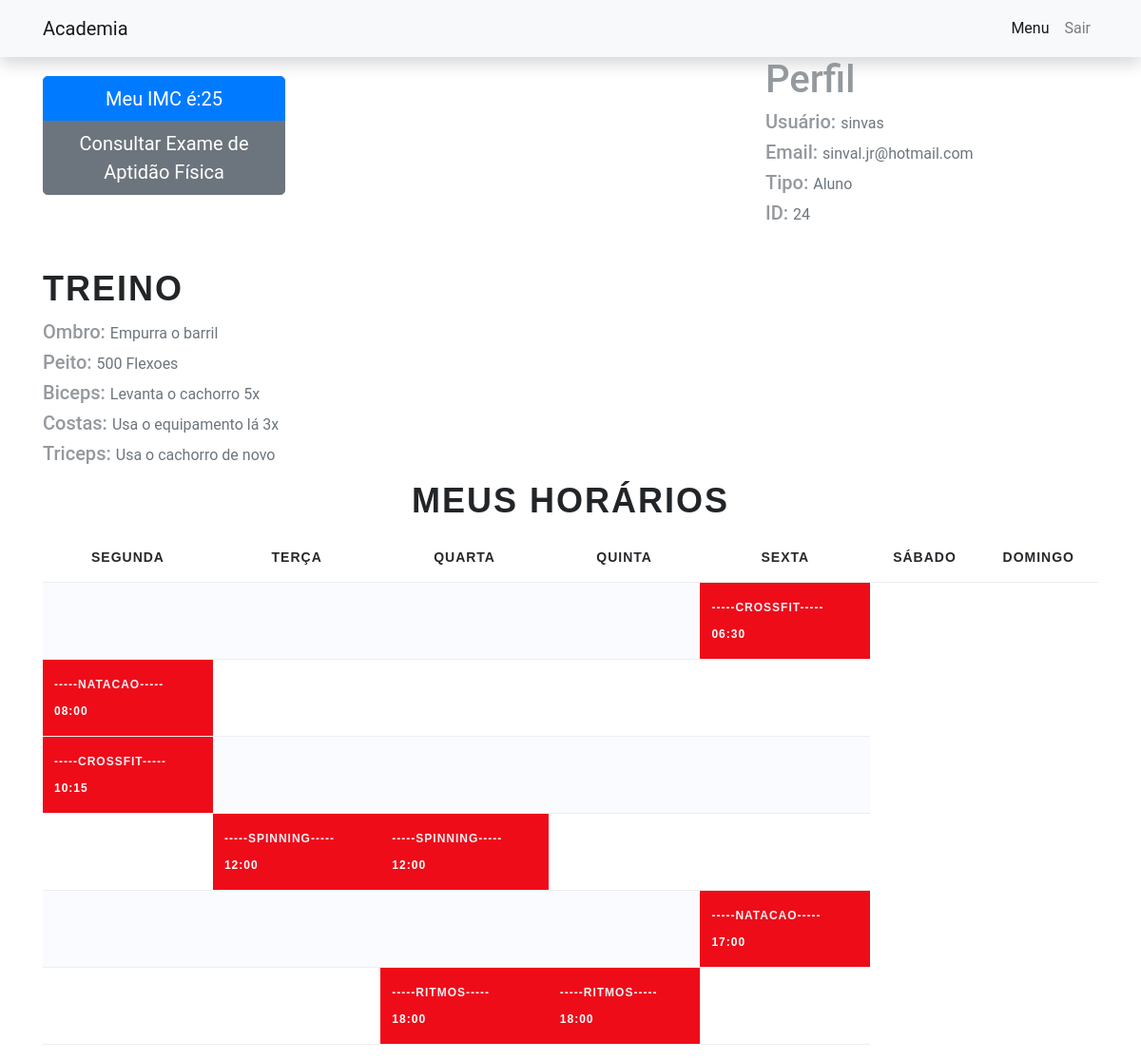
/aluno/home/ (signed in), run on the app's committed database.
### medico/models.py (models this page shows, shortened)
class Exame(models.Model):
    cpf_aluno = models.CharField(max_length=100)
    peso = models.CharField(max_length=100)
    altura = models.CharField(max_length=100)
    pressao = models.CharField(max_length=100)
    pgc = models.CharField(max_length=100)
    pmm = models.CharField(max_length=100)
    imc = models.CharField(max_length=100)
    habilitado = models.CharField(max_length=4)
    id_medico = models.CharField(max_length=100)

### aluno/models.py (models this page shows, shortened)
class Aluno(models.Model):
    nome = models.CharField(max_length=100)
    CPF = models.CharField(max_length=100)
    identidade = models.CharField(max_length=100)
    nascimento = models.CharField(max_length=20)
    n_cartao = models.CharField(max_length=100)
    bandeira = models.CharField(max_length=100)
    cartao_nome = models.CharField(max_length=100)
    usuario = models.CharField(max_length=100)
    email = models.CharField(max_length=100)
    password = models.CharField(max_length=100)
    planos = models.ManyToManyField(Plano,default=None)
    treino = models.ManyToManyField(Treino,default=None)
    exame = models.ManyToManyField(Exame,default=None)

class Aula(models.Model):
    name = models.CharField(max_length=100)
    modalidade = models.ManyToManyField(Modalidade)
    dia = models.CharField(max_length=100,default="")
    horario = models.CharField(max_length=100)
    alunos = models.ManyToManyField(Aluno)

class Modalidade(models.Model):
    name = models.CharField(max_length=100)
    max_alunos = models.IntegerField()
    def __str__(self):
        return self.name

### professor/models.py (models this page shows, shortened)
class Treino(models.Model):
    nome = models.CharField(max_length=100)
    peito = models.CharField(max_length=100)
    ombro = models.CharField(max_length=100)
    biceps = models.CharField(max_length=100)
    costas = models.CharField(max_length=100)
    triceps = models.CharField(max_length=100)
    professor = models.ManyToManyField(Academia_Users,default=None)

### aluno/views.py (the view)
# urls.py: path('home/',include('academia.urls'),name="home"),
def home(request):
    user_id = request.session['user_logged_id']
    user = Aluno.objects.filter(id=user_id).first()
    try:
        treino = user.treino.get()
    except:
        treino = None
    all_aulas = Aula.objects.filter()
    aulas_aluno = []
    for aula in all_aulas:
        if(user in aula.alunos.all()):
            aulas_aluno.append(aula)
    horarios = []
    for aula in aulas_aluno:
        if aula.horario not in horarios:
            horarios.append(aula.horario)
    horarios.sort()
    tabela = []
    dias_uteis = ["Seg", "Ter", "Qua", "Qui", "Sex"]
    has_aula = False
    for horario in horarios:
        aulas_do_dia = []
        for dia in dias_uteis:
            has_aula = False
            for aula in aulas_aluno:
                if dia in aula.dia and horario in aula.horario:
                    aulas_do_dia.append(aula)
                    has_aula = True
            if not has_aula:
                aulas_do_dia.append([])
        tabela.append(aulas_do_dia)
    exame = user.exame.get()
    context = {
        'user_logged': user,
        'treino': treino,
        'has_aula': len(aulas_aluno),
        'horarios': horarios,
        'tabela': tabela,
        'imc': exame.imc
    }
    return render(request,'aluno/home.html',context)

### aluno/templates/aluno/home.html
{% extends "medico/usuario_logado.html" %}
{% load static %}
{% block styles %}
<link rel="stylesheet" href="{% static '/secretario/styles/quadro_horarios.css' %}">
{% endblock styles %}
{% block content %}
<div class="container">
  <div class="row justify-content-between">
    <div class="col-3" style="padding-top: 20px;">
      <div class="btn-group-vertical" role="group" aria-label="Button group with nested dropdown">
        <button type="button" class="btn btn-primary btn-lg" onclick="window.location = '/aluno/view_imc'">Meu IMC é:{{imc}}</button>
        <button type="button" class="btn btn-secondary btn-lg" onclick="window.location = '/aluno/view_exame'">Consultar Exame de Aptidão Física</button>
      </div>
    </div>
    <div class="col-4">
      <p class="h1">Perfil</p>
      <p class="h5">Usuário: <small class="text-muted">{{user_logged.usuario}}</small></p>
      <p class="h5">Email: <small class="text-muted">{{user_logged.email}}</small></p>
      <p class="h5">Tipo: <small class="text-muted">Aluno</small></p>
      <p class="h5">ID: <small class="text-muted">{{user_logged.id}}</small></p>
    </div>
  </div>
  {% if treino %}
  <div style="text-align: left; padding-top: 50px;">
    <h1> Treino</h1>
    <p class="h5">Ombro: <small class="text-muted">{{treino.ombro}}</small></p>
    <p class="h5">Peito: <small class="text-muted">{{treino.peito}}</small></p>
    <p class="h5">Biceps: <small class="text-muted">{{treino.biceps}}</small></p>
    <p class="h5">Costas: <small class="text-muted">{{treino.costas}}</small></p>
    <p class="h5">Triceps: <small class="text-muted">{{treino.triceps}}</small></p>
  </div>
  {%endif%}
  {% if has_aula %}
  <div class="table-responsive" style="padding-top: 20px;">
    <table class="timetable table table-striped ">
      <h1 style="text-align: center;">Meus Horários</h1>
      <thead>
        <tr class="text-center">
          <th scope="col">Segunda</th>
          <th scope="col">Terça</th>
          <th scope="col">Quarta</th>
          <th scope="col">Quinta</th>
          <th scope="col">Sexta</th>
          <th scope="col">Sábado</th>
          <th scope="col">Domingo</th>
        </tr>
      </thead>
      <tbody>
        <tr>
          {% for all_aulas in tabela %}
          {% for aula in all_aulas %}
          {% if aula %}
          <td class="timetable-workout"><a href="">-----{{aula.modalidade.get}}-----</a>
            <br> {{aula.horario}}</td>
          {% else %}
          <td><a></a>
            <br></td>
          {% endif %}
          {% endfor %}
        </tr>
        {% endfor %}
      </tbody>
    </table>
  </div>
  {% endif %}
</div>
{% endblock content %}

### assets/secretario/styles/quadro_horarios.css (style rules this page uses)
body { -webkit-font-smoothing: antialiased; text-rendering: optimizeLegibility; font-family: 'Roboto', sans-serif; letter-spacing: 0px; font-size: 16px; color: #94999e; font-weight: 400; line-height: 28px; }
h1, h2, h3, h4, h5, h6 { color: #222528; margin: 0px 0px 15px 0px; font-family: 'Oswald', sans-serif; font-weight: 700; line-height: 1; text-transform: uppercase; letter-spacing: 2px; }
h1 { font-size: 36px; }
p { margin: 0 0 20px; line-height: 1.7; }
p:last-child { margin: 0px; }
a { text-decoration: none; color: #eef1f5; -webkit-transition: all 0.3s; -moz-transition: all 0.3s; transition: all 0.3s; }
.timetable-workout { font-size: 12px; text-transform: uppercase; letter-spacing: 1px; background-color: #ee0c19; font-weight: 700; font-family: 'Oswald', sans-serif; }
.timetable-workout, .timetable.table>tbody>tr>td { color: #fff; }
.timetable, .table>tbody>tr>th { font-size: 14px; text-transform: uppercase; letter-spacing: 1px; font-weight: 700; font-family: 'Oswald', sans-serif; }
.timetable, .table>thead>tr>th { font-size: 14px; text-transform: uppercase; letter-spacing: 1px; font-weight: 700; font-family: 'Oswald', sans-serif; }
.table { width: 100%; max-width: 100%; margin-bottom: 1rem; }
.table>tbody>tr>td, .table>tbody>tr>th, .table>tfoot>tr>td, .table>tfoot>tr>th, .table>thead>tr>td, .table>thead>tr>th { border-top: transparent; color: #26282c; border-bottom: 1px solid #eee; }
.table thead th { vertical-align: bottom; border-bottom: 2px solid #eee; }
.table-striped tbody tr:nth-of-type(odd) { background-color: hsl(224, 100%, 99%); }

### data on the page
Exame: imc "25"
Aluno: usuario "sinvas", email "sinval.jr@hotmail.com", id "24"
Treino: ombro "Empurra o barril", peito "500 Flexoes", biceps "Levanta o cachorro 5x", costas "Usa o equipamento lá 3x", triceps "Usa o cachorro de novo"
Aula: modalidade.get "CROSSFIT", horario "06:30"
Aula: modalidade.get "NATACAO", horario "08:00"
Aula: modalidade.get "CROSSFIT", horario "10:15"
Aula: modalidade.get "SPINNING", horario "12:00"
Aula: modalidade.get "SPINNING", horario "12:00"
Aula: modalidade.get "NATACAO", horario "17:00"
Aula: modalidade.get "RITMOS", horario "18:00"
Aula: modalidade.get "RITMOS", horario "18:00"
